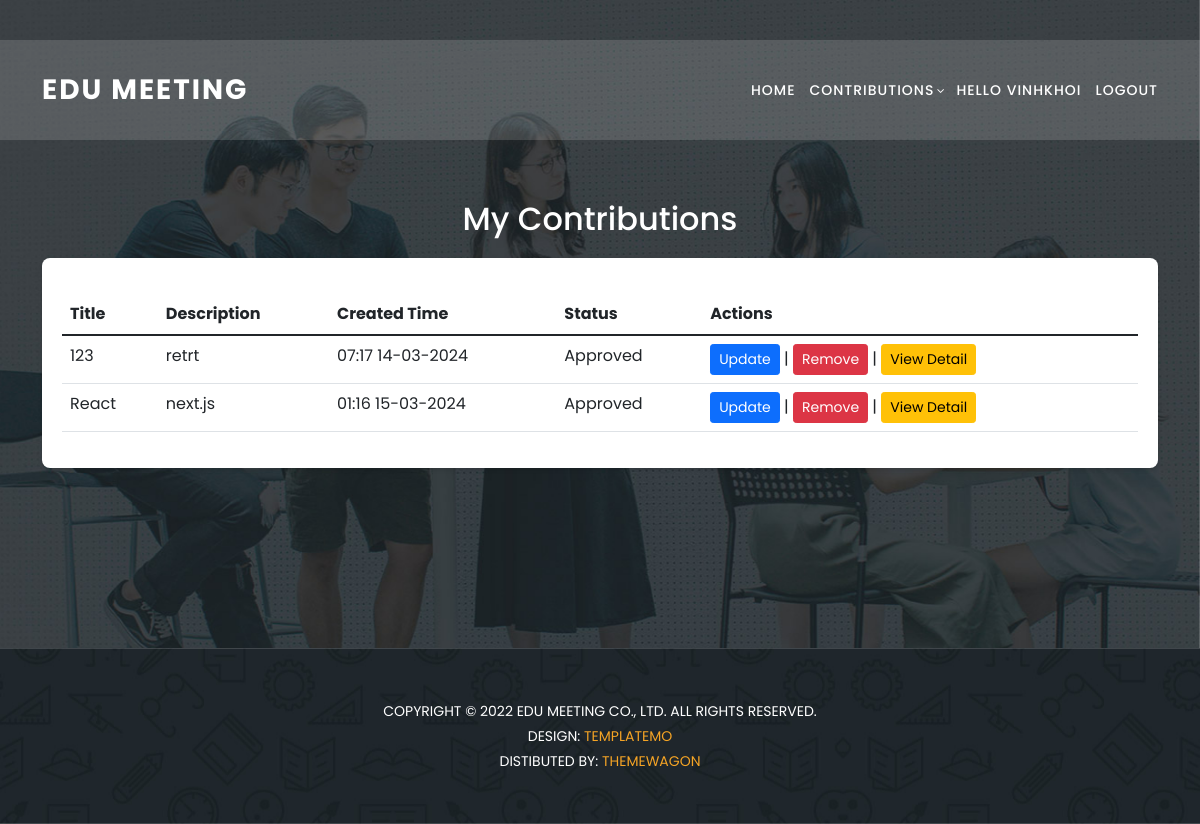
The page /my-contributions/ (signed in) on the database its author committed.
### home/models.py (models this page shows, shortened)
class Contributions(models.Model):
    user = models.ManyToManyField(UserProfile)
    title = models.CharField(max_length=30)
    content = models.TextField(null = True)
    faculty = models.ForeignKey(Faculties,on_delete=models.CASCADE)
    term = models.BooleanField(default=False)
    createAt = models.DateTimeField(auto_now_add=True)
    academic_Year = models.ForeignKey(AcademicYear,blank=True, null =True, on_delete=models.CASCADE)
    reject_reason = models.TextField(blank=True, null=True)
    status = models.CharField(max_length=10,  default='waiting')
    public = models.BooleanField(default = False)

### home/views.py (the view)
# urls.py: path('my-contributions/', views.my_contributions, name='my_contributions'),
def my_contributions(request):
    is_student = True
    user_profile = UserProfile.objects.get(user=request.user)
    contributions = Contributions.objects.filter(user=user_profile).prefetch_related('faculty', 'files')
    can_update = True
    if request.user.is_authenticated:
        try:
            user_profile = request.user.userprofile
            faculty = user_profile.faculty
            academic_year = user_profile.academic_Year
            if user_profile.academic_Year:
                if academic_year and timezone.now() > academic_year.finalClosure:
                    can_update = False
        except UserProfile.DoesNotExist:
            can_update = True
    context = {
        'can_update': can_update,
        'contributions': contributions,
        'is_student': is_student
    }
    return render(request, 'my_contribution.html', context)

### templates/my_contribution.html (shortened to what this page needs)
{% extends "header.html" %}
{%load static%}
{% block content %}
    <section class="apply-now" id="apply">
      <div class="container">
        <h2>My Contributions</h2>
        <form method="post" enctype="">
          <table class="table mt-3">
            <thead class="thead-dark">
              <tr>
                <th scope="col">Title</th>
                <th scope="col">Description</th>
                <th scope="col">Created Time</th>
                <th scope="col">Status</th>
                <th scope="col">Actions</th>
              </tr>
            </thead>
            <tbody>
            {% for contribution in contributions %}
              <tr>
                  <td>{{ contribution.title }}</td>
                  <td>{{ contribution.content|default:"No description provided" }}</td>
                  <td>{{ contribution.createAt|date:"H:i d-m-Y" }}</td>
                  <td>
                    {% if contribution.status %}
                        Approved
                    {% else %}
                        Waiting
                    {% endif %}
                  </td>
                  <td>
                      {% if can_update %}
                      <a href="{% url 'update_contribution' pk=contribution.id %}" class="btn btn-primary btn-sm">Update</a> |
                      {% endif %}
                      <a href="{% url 'delete_contribution' contribution.id %}" class="btn btn-danger btn-sm" onclick="return confirm('Are you sure?');">Remove</a> |
                      <a href="{% url 'contributions_detail' contribution.id %}" class="btn btn-warning btn-sm">View Detail</a>
                  </td>
              </tr>
            {% empty %}
              <tr>
                  <td colspan="4">No contributions found.</td>
              </tr>
            {% endfor %}
            </tbody>
          </table>
        </form>
      </div>
    </section>
    <section class="contact-us" id="contact">
      <div class="footer">
        <p>
          Copyright © 2022 Edu Meeting Co., Ltd. All Rights Reserved.
          <br />
          Design:
          <a
            href="https://templatemo.com"
            target="_parent"
            title="free css templates"
            >TemplateMo</a>
          <br />
          Distibuted By:
          <a
            href="https://themewagon.com"
            target="_blank"
            title="Build Better UI, Faster"
            >ThemeWagon</a>
        </p>
      </div>
    </section>
  </body>
</html>
{% endblock content %}

### templates/header.html (shortened to what this page needs)
{%load static%}
<!DOCTYPE html>
<html lang="en">
<head>
  <link href="{% static 'vendor/bootstrap/css/bootstrap.min.css' %}" rel="stylesheet">
  <link rel="stylesheet" href="{% static 'css/fontawesome.css' %}">
  <link rel="stylesheet" href="{% static 'css/templatemo-edu-meeting.css' %}">
  <link rel="stylesheet" href="{% static 'css/owl.css' %}">
  <link rel="stylesheet" href="{% static 'css/lightbox.css' %}">
</head>
<body>
  <header class="header-area header-sticky">
    <div class="container">
      <div class="row">
        <div class="col-12">
          <nav class="main-nav">
            <a href="{% url "home" %}" class="logo">
              Edu Meeting
            </a>
            <ul class="nav">
              <li>
                <a href="{% url "home" %}">Home</a>
              </li>
              <li class="has-sub">
                <a href="javascript:void(0)">Contributions</a>
              </li>
              {% if user.is_authenticated %}
              <li >
                <a href="{%url 'profile' %}">hello {{request.user.username}}</a>
              </li>
              <li>
                <a href="{% url 'logout'%}">Logout</a>
              </li>
              {% else %}
              <li>
                <a href="{% url 'login' %}">Login</a>
              </li>
              {% endif %}
            </ul>
          </nav>
        </div>
      </div>
    </div>
  </header>
  {% block content %}
  {% endblock content %}

### static/css/templatemo-edu-meeting.css (style rules this page uses)
html, body, div, span, applet, object, iframe, h1, h2, h3, h4, h5, h6, p, blockquote, div pre, a, abbr, acronym, address, big, cite, code, del, dfn, em, font, img, ins, kbd, q, s, samp, small, strike, strong, sub, sup, tt, var, b, u, i, center, dl, dt, dd, ol, ul, li, figure, header, nav, section, article, aside, footer, figcaption { margin: 0; padding: 0; border: 0; outline: 0; }
ul, li { padding: 0; margin: 0; list-style: none; }
header, nav, section, article, aside, footer, hgroup { display: block; }
* { box-sizing: border-box; }
html, body { font-family: 'Poppins', sans-serif; font-weight: 400; background-color: #fff; font-size: 16px; -ms-text-size-adjust: 100%; -webkit-font-smoothing: antialiased; -moz-osx-font-smoothing: grayscale; }
a { text-decoration: none !important; color: #3CF; }
h1, h2, h3, h4, h5, h6 { margin-top: 0px; margin-bottom: 0px; }
ul { margin-bottom: 0px; }
p { font-size: 14px; line-height: 25px; color: #2a2a2a; }
html, body { background: #fff; font-family: 'Poppins', sans-serif; }
.header-area { background-color: rgba(250,250,250,0.15); position: absolute; top: 40px; left: 0; right: 0; z-index: 100; -webkit-transition: all .5s ease 0s; -moz-transition: all .5s ease 0s; -o-transition: all .5s ease 0s; transition: all .5s ease 0s; }
.header-area .main-nav { min-height: 80px; background: transparent; }
.header-area .main-nav .logo { line-height: 100px; color: #fff; font-size: 28px; font-weight: 700; text-transform: uppercase; letter-spacing: 2px; float: left; -webkit-transition: all 0.3s ease 0s; -moz-transition: all 0.3s ease 0s; -o-transition: all 0.3s ease 0s; transition: all 0.3s ease 0s; }
.header-area .main-nav .nav { float: right; margin-top: 30px; margin-right: 0px; background-color: transparent; -webkit-transition: all 0.3s ease 0s; -moz-transition: all 0.3s ease 0s; -o-transition: all 0.3s ease 0s; transition: all 0.3s ease 0s; position: relative; z-index: 999; }
.header-area .main-nav .nav li { padding-left: 15px; padding-right: 15px; }
.header-area .main-nav .nav li:last-child { padding-right: 0px; }
.header-area .main-nav .nav li a { display: block; font-weight: 500; font-size: 14px; text-transform: uppercase; color: #fff; -webkit-transition: all 0.3s ease 0s; -moz-transition: all 0.3s ease 0s; -o-transition: all 0.3s ease 0s; transition: all 0.3s ease 0s; height: 40px; line-height: 40px; border: transparent; letter-spacing: 1px; }
.header-area .main-nav .nav li.has-sub { position: relative; padding-right: 15px; }
.header-area .main-nav .nav li.has-sub:after { font-family: FontAwesome; content: "\f107"; font-size: 12px; color: #fff; position: absolute; right: 5px; top: 12px; }
.header-area.header-sticky { min-height: 80px; }
.header-area .nav { margin-top: 30px; }
@media (max-width: 1200px) { .header-area .main-nav .nav li { padding-left: 7px; padding-right: 7px; } }
@media (max-width: 1200px) { .header-area .main-nav:before { display: none; } }
@media (min-width: 767px) { .header-area .main-nav .nav { display: flex !important; } }
section.apply-now { background-image: url(../images/apply-bg.jpg); background-position: center center; background-attachment: fixed; background-repeat: no-repeat; background-size: cover; padding: 180px 0px; }
section.contact-us { background-image: url(../images/meetings-bg.jpg); background-position: center center; background-attachment: fixed; background-repeat: no-repeat; background-size: cover; }
.footer { text-align: center; border-top: 1px solid rgba(250,250,250,0.15); padding: 50px 0px; }
.footer p { text-transform: uppercase; font-size: 14px; color: #fff; }
.footer p a { color: #f5a425; }

### templates/my_contribution.html (style rules this page uses)
body { background-color: #f4f4f4; margin: 0; padding: 0; height: 100vh; }
form { background: #fff; padding: 20px; border-radius: 8px; box-shadow: 0 2px 4px rgba(0, 0, 0, 0.1); max-width: 2000px; margin: auto; }
h2 { text-align: center; color: #fff; margin: 20px 0; }

### rows shown on the page
Contributions: title "123", content "retrt", createAt "07:17 14-03-2024", status "Approved"
Contributions: title "React", content "next.js", createAt "01:16 15-03-2024", status "Approved"

### other values the page prints
{{ request.user.username }} "VINHKHOI"
